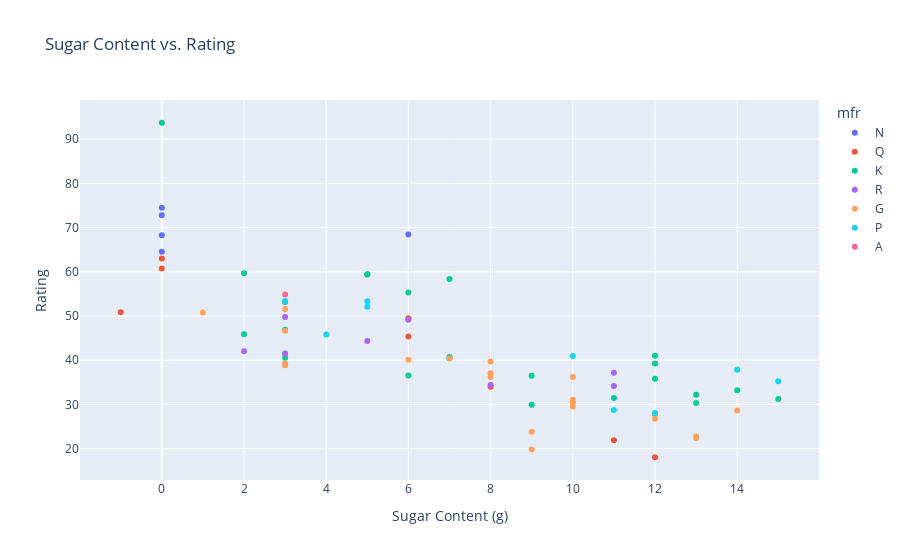

Write notebook code for a chart like this one.
### Markdown cell above
### This plot will show the relationship between the sugar content and the rating of cereals with interactivity.

### Code cell
import pandas as pd
import plotly.express as px

fig = px.scatter(df, x='sugars', y='rating', color='mfr',
                 title='Sugar Content vs. Rating',
                 labels={'sugars': 'Sugar Content (g)', 'rating': 'Rating'},
                 hover_data=['name'])

# Show the plot
fig.show()

### Figure 1 — Plotly figure (JSON) as saved in the notebook; plotly's stock layout.template omitted (floating-point values rounded to 4 significant figures)
{"data": [{"customdata": [["100% Bran"], ["Cream of Wheat (Quick)"], ["Shredded Wheat"], ["Shredded Wheat 'n'Bran"], ["Shredded Wheat spoon size"], ["Strawberry Fruit Wheats"]], "hovertemplate": "mfr=N<br>Sugar Content (g)=%{x}<br>Rating=%{y}<br>name=%{customdata[0]}<extra></extra>", "legendgroup": "N", "marker": {"color": "#636efa", "symbol": "circle"}, "mode": "markers", "name": "N", "orientation": "v", "showlegend": true, "type": "scatter", "x": [6, 0, 0, 0, 0, 5], "xaxis": "x", "y": [68.4, 64.53, 68.24, 74.47, 72.8, 59.36], "yaxis": "y"}, {"customdata": [["100% Natural Bran"], ["Cap'n'Crunch"], ["Honey Graham Ohs"], ["Life"], ["Puffed Rice"], ["Puffed Wheat"], ["Quaker Oat Squares"], ["Quaker Oatmeal"]], "hovertemplate": "mfr=Q<br>Sugar Content (g)=%{x}<br>Rating=%{y}<br>name=%{customdata[0]}<extra></extra>", "legendgroup": "Q", "marker": {"color": "#EF553B", "symbol": "circle"}, "mode": "markers", "name": "Q", "orientation": "v", "showlegend": true, "type": "scatter", "x": [8, 12, 11, 6, 0, 0, 6, -1], "xaxis": "x", "y": [33.98, 18.04, 21.87, 45.33, 60.76, 63.01, 49.51, 50.83], "yaxis": "y"}, {"customdata": [["All-Bran"], ["All-Bran with Extra Fiber"], ["Apple Jacks"], ["Corn Flakes"], ["Corn Pops"], ["Cracklin' Oat Bran"], ["Crispix"], ["Froot Loops"], ["Frosted Flakes"], ["Frosted Mini-Wheats"], ["Fruitful Bran"], ["Just Right Crunchy  Nuggets"], ["Just Right Fruit & Nut"], ["Mueslix Crispy Blend"], ["Nut&Honey Crunch"], ["Nutri-Grain Almond-Raisin"], ["Nutri-grain Wheat"], ["Product 19"], ["Raisin Bran"], ["Raisin Squares"], ["Rice Krispies"], ["Smacks"], ["Special K"]], "hovertemplate": "mfr=K<br>Sugar Content (g)=%{x}<br>Rating=%{y}<br>name=%{customdata[0]}<extra></extra>", "legendgroup": "K", "marker": {"color": "#00cc96", "symbol": "circle"}, "mode": "markers", "name": "K", "orientation": "v", "showlegend": true, "type": "scatter", "x": [5, 0, 14, 2, 12, 7, 3, 13, 11, 7, 12, 6, 9, 13, 9, 7, 2, 3, 12, 6, 3, 15, 3], "xaxis": "x", "y": [59.43, 93.7, 33.17, 45.86, 35.78, 40.45, 46.9, 32.21, 31.44, 58.35, 41.02, 36.52, 36.47, 30.31, 29.92, 40.69, 59.64, 41.5, 39.26, 55.33, 40.56, 31.23, 53.13], "yaxis": "y"}, {"customdata": [["Almond Delight"], ["Bran Chex"], ["Corn Chex"], ["Double Chex"], ["Muesli Raisins; Dates; & Almonds"], ["Muesli Raisins; Peaches; & Pecans"], ["Rice Chex"], ["Wheat Chex"]], "hovertemplate": "mfr=R<br>Sugar Content (g)=%{x}<br>Rating=%{y}<br>name=%{customdata[0]}<extra></extra>", "legendgroup": "R", "marker": {"color": "#ab63fa", "symbol": "circle"}, "mode": "markers", "name": "R", "orientation": "v", "showlegend": true, "type": "scatter", "x": [8, 6, 3, 5, 11, 11, 2, 3], "xaxis": "x", "y": [34.38, 49.12, 41.45, 44.33, 37.14, 34.14, 42.0, 49.79], "yaxis": "y"}, {"customdata": [["Apple Cinnamon Cheerios"], ["Basic 4"], ["Cheerios"], ["Cinnamon Toast Crunch"], ["Clusters"], ["Cocoa Puffs"], ["Count Chocula"], ["Crispy Wheat & Raisins"], ["Golden Grahams"], ["Honey Nut Cheerios"], ["Kix"], ["Lucky Charms"], ["Multi-Grain Cheerios"], ["Oatmeal Raisin Crisp"], ["Raisin Nut Bran"], ["Total Corn Flakes"], ["Total Raisin Bran"], ["Total Whole Grain"], ["Triples"], ["Trix"], ["Wheaties"], ["Wheaties Honey Gold"]], "hovertemplate": "mfr=G<br>Sugar Content (g)=%{x}<br>Rating=%{y}<br>name=%{customdata[0]}<extra></extra>", "legendgroup": "G", "marker": {"color": "#FFA15A", "symbol": "circle"}, "mode": "markers", "name": "G", "orientation": "v", "showlegend": true, "type": "scatter", "x": [10, 8, 1, 9, 7, 13, 13, 10, 9, 10, 3, 12, 6, 10, 8, 3, 14, 3, 3, 12, 3, 8], "xaxis": "x", "y": [29.51, 37.04, 50.76, 19.82, 40.4, 22.74, 22.4, 36.18, 23.8, 31.07, 39.24, 26.73, 40.11, 30.45, 39.7, 38.84, 28.59, 46.66, 39.11, 27.75, 51.59, 36.19], "yaxis": "y"}, {"customdata": [["Bran Flakes"], ["Fruit & Fibre Dates; Walnuts; and Oats"], ["Fruity Pebbles"], ["Golden Crisp"], ["Grape Nuts Flakes"], ["Grape-Nuts"], ["Great Grains Pecan"], ["Honey-comb"], ["Post Nat. Raisin Bran"]], "hovertemplate": "mfr=P<br>Sugar Content (g)=%{x}<br>Rating=%{y}<br>name=%{customdata[0]}<extra></extra>", "legendgroup": "P", "marker": {"color": "#19d3f3", "symbol": "circle"}, "mode": "markers", "name": "P", "orientation": "v", "showlegend": true, "type": "scatter", "x": [5, 10, 12, 15, 5, 3, 4, 11, 14], "xaxis": "x", "y": [53.31, 40.92, 28.03, 35.25, 52.08, 53.37, 45.81, 28.74, 37.84], "yaxis": "y"}, {"customdata": [["Maypo"]], "hovertemplate": "mfr=A<br>Sugar Content (g)=%{x}<br>Rating=%{y}<br>name=%{customdata[0]}<extra></extra>", "legendgroup": "A", "marker": {"color": "#FF6692", "symbol": "circle"}, "mode": "markers", "name": "A", "orientation": "v", "showlegend": true, "type": "scatter", "x": [3], "xaxis": "x", "y": [54.85], "yaxis": "y"}], "layout": {"legend": {"title": {"text": "mfr"}, "tracegroupgap": 0}, "title": {"text": "Sugar Content vs. Rating"}, "xaxis": {"anchor": "y", "domain": [0, 1], "title": {"text": "Sugar Content (g)"}}, "yaxis": {"anchor": "x", "domain": [0, 1], "title": {"text": "Rating"}}}}
